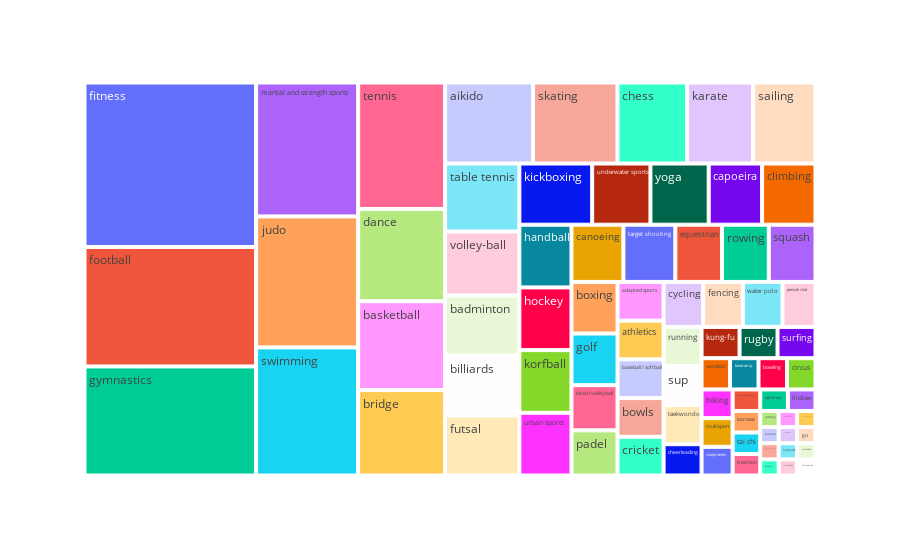

Notebook code for this chart:
### Code cell
fig = px.treemap(df, 
                 path = ["Sport_en"],
                )
fig.show()

### Figure 1 — Plotly figure (JSON) as saved in the notebook; plotly's stock layout.template omitted (floating-point values rounded to 4 significant figures)
{"data": [{"branchvalues": "total", "domain": {"x": [0, 1], "y": [0, 1]}, "hovertemplate": "labels=%{label}<br>count=%{value}<br>parent=%{parent}<br>id=%{id}<extra></extra>", "ids": ["adapted sports", "aerobics", "aikido", "american football", "archery", "athletics", "australian football", "badminton", "baseball / softball", "basketball", "beach volleyball", "beachhandbal", "billiards", "bootcamp", "bounce", "bowling", "bowls", "boxing", "bridge", "canoeing", "capoeira", "cheerleading", "chess", "circus", "climbing", "cricket", "cycling", "dammen", "dance", "dragon boat racing", "equestrian", "fencing", "fitness", "floorball", "football", "frisbee", "futsal", "gaelic football", "go", "golf", "gymnastics", "handball", "hapkido", "hiking", "hockey", "ice hockey", "judo", "karate", "kickboxing", "korfball", "kung-fu", "lacrosse", "martial and strength sports", "multisport", "padel", "pencak silat", "pickleball", "rowing", "rugby", "running", "sailing", "skating", "sloeproeien", "squash", "sup", "surfing", "survivalrun", "swimming", "table tennis", "taekwondo", "tai chi", "target shooting", "tennis", "triathlon", "underwater sports", "urban sports", "volley-ball", "water polo", "yoga"], "labels": ["adapted sports", "aerobics", "aikido", "american football", "archery", "athletics", "australian football", "badminton", "baseball / softball", "basketball", "beach volleyball", "beachhandbal", "billiards", "bootcamp", "bounce", "bowling", "bowls", "boxing", "bridge", "canoeing", "capoeira", "cheerleading", "chess", "circus", "climbing", "cricket", "cycling", "dammen", "dance", "dragon boat racing", "equestrian", "fencing", "fitness", "floorball", "football", "frisbee", "futsal", "gaelic football", "go", "golf", "gymnastics", "handball", "hapkido", "hiking", "hockey", "ice hockey", "judo", "karate", "kickboxing", "korfball", "kung-fu", "lacrosse", "martial and strength sports", "multisport", "padel", "pencak silat", "pickleball", "rowing", "rugby", "running", "sailing", "skating", "sloeproeien", "squash", "sup", "surfing", "survivalrun", "swimming", "table tennis", "taekwondo", "tai chi", "target shooting", "tennis", "triathlon", "underwater sports", "urban sports", "volley-ball", "water polo", "yoga"], "name": "", "parents": ["", "", "", "", "", "", "", "", "", "", "", "", "", "", "", "", "", "", "", "", "", "", "", "", "", "", "", "", "", "", "", "", "", "", "", "", "", "", "", "", "", "", "", "", "", "", "", "", "", "", "", "", "", "", "", "", "", "", "", "", "", "", "", "", "", "", "", "", "", "", "", "", "", "", "", "", "", "", ""], "type": "treemap", "values": [6, 3, 24, 2, 1, 6, 1, 15, 6, 26, 7, 1, 15, 3, 1, 3, 6, 8, 25, 10, 11, 4, 19, 3, 11, 6, 6, 2, 27, 1, 9, 6, 95, 1, 69, 2, 15, 1, 1, 8, 63, 11, 1, 3, 11, 1, 45, 18, 15, 11, 4, 2, 46, 3, 7, 5, 1, 9, 4, 5, 17, 23, 3, 9, 5, 4, 1, 44, 17, 5, 2, 10, 37, 2, 12, 11, 16, 6, 12]}], "layout": {"legend": {"tracegroupgap": 0}, "margin": {"t": 60}}}
